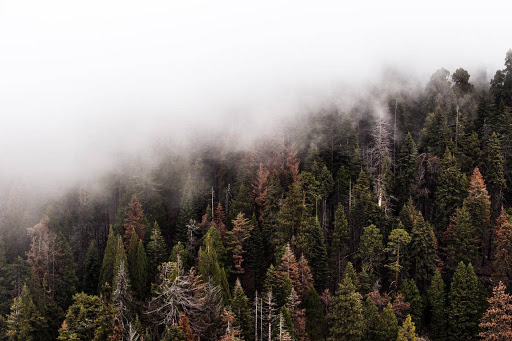
#> input picture day29/wu.jpg, 512 x 341 px
$ python imagedenose.py wu.jpg   (older library calls are emulated)
#> lines starting #> are read from the running program, lines starting #| are printed output that depends on the picture
import cv2
import math
import numpy as np


def DarkChannel(im, sz):
    b, g, r = cv2.split(im)
    dc = cv2.min(cv2.min(r, g), b);
    kernel = cv2.getStructuringElement(cv2.MORPH_RECT, (sz, sz))
    dark = cv2.erode(dc, kernel)
    return dark


def AtmLight(im, dark):
    [h, w] = im.shape[:2]
    imsz = h * w
    numpx = int(max(math.floor(imsz / 1000), 1))
    darkvec = dark.reshape(imsz, 1);
    imvec = im.reshape(imsz, 3);

    indices = darkvec.argsort();
    indices = indices[imsz - numpx::]

    atmsum = np.zeros([1, 3])
    for ind in range(1, numpx):
        atmsum = atmsum + imvec[indices[ind]]

    A = atmsum / numpx;
    return A


def TransmissionEstimate(im, A, sz):
    omega = 0.95;
    im3 = np.empty(im.shape, im.dtype);

    for ind in range(0, 3):
        im3[:, :, ind] = im[:, :, ind] / A[0, ind]

    transmission = 1 - omega * DarkChannel(im3, sz);
    return transmission


def Guidedfilter(im, p, r, eps):
    mean_I = cv2.boxFilter(im, cv2.CV_64F, (r, r));
    mean_p = cv2.boxFilter(p, cv2.CV_64F, (r, r));
    mean_Ip = cv2.boxFilter(im * p, cv2.CV_64F, (r, r));
    cov_Ip = mean_Ip - mean_I * mean_p;

    mean_II = cv2.boxFilter(im * im, cv2.CV_64F, (r, r));
    var_I = mean_II - mean_I * mean_I;

    a = cov_Ip / (var_I + eps);
    b = mean_p - a * mean_I;

    mean_a = cv2.boxFilter(a, cv2.CV_64F, (r, r));
    mean_b = cv2.boxFilter(b, cv2.CV_64F, (r, r));

    q = mean_a * im + mean_b;
    return q;


def TransmissionRefine(im, et):
    gray = cv2.cvtColor(im, cv2.COLOR_BGR2GRAY);
    gray = np.float64(gray) / 255;
    r = 60;
    eps = 0.0001;
    t = Guidedfilter(gray, et, r, eps);

    return t;


def Recover(im, t, A, tx=0.1):
    res = np.empty(im.shape, im.dtype);
    t = cv2.max(t, tx);

    for ind in range(0, 3):
        res[:, :, ind] = (im[:, :, ind] - A[0, ind]) / t + A[0, ind]

    return res


if __name__ == '__main__':
    import sys

    try:
        fn = sys.argv[1]
    except:
        fn = 'demo.jpg'


    def nothing(*argv):
        pass


    src = cv2.imread(fn);
#> src is the input picture: shape (341, 512, 3); mean B, G, R 120.4, 125.3, 131
    I = src.astype('float64') / 255;
    dark = DarkChannel(I, 15);
#> in DarkChannel, `dark = cv2.erode(dc, kernel)`:
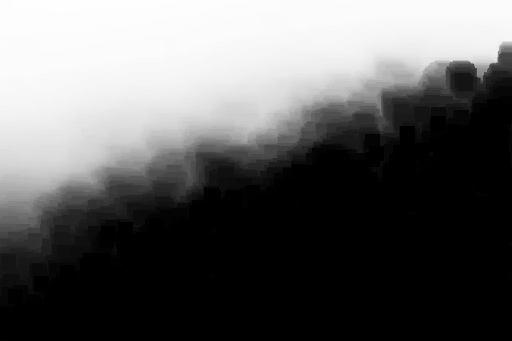
#> dark: shape (341, 512) float64; min 0, max 0.996, mean 0.38
    A = AtmLight(I, dark);
#> in AtmLight, `indices = indices[imsz - numpx::]`: indices = 174 values from 0 to 0
#> the loop in AtmLight, `for ind in range(1, numpx):` made 173 passes
#> atmsum on passes 1 to 3: [[0.992, 0.992, 0.992]], [[1.98, 1.98, 1.98]], [[2.98, 2.98, 2.98]]
#> after the loop in AtmLight, `for ind in range(1, numpx):`: atmsum = [[171.6, 171.6, 171.6]]
#> in AtmLight, `A = atmsum / numpx;`: A = [[0.986, 0.986, 0.986]]
#> A = [[0.986, 0.986, 0.986]]
    te = TransmissionEstimate(I, A, 15);
    t = TransmissionRefine(src, te);
#> in Guidedfilter, `b = mean_p - a * mean_I;`:
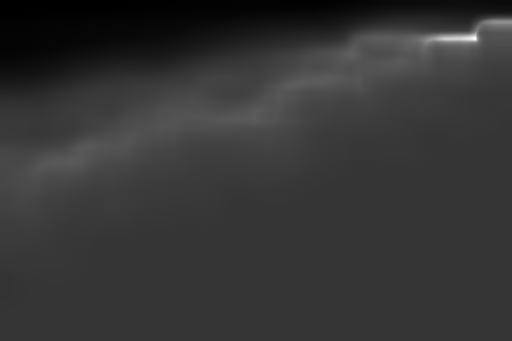
#> b: shape (341, 512) float64; min 0.0568, max 4.53, mean 0.997; drawn with min black and max white
#> in Guidedfilter, `mean_a = cv2.boxFilter(a, cv2.CV_64F, (r, r));`:
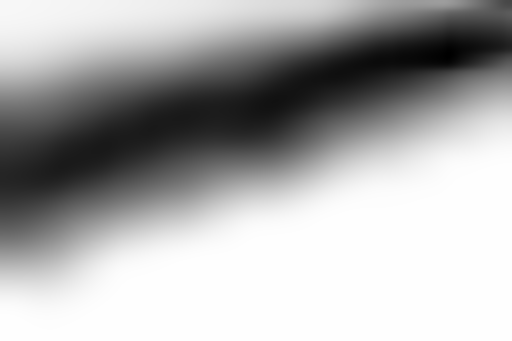
#> mean_a: shape (341, 512) float64; min -1.49, max 0.00208, mean -0.486; drawn with min black and max white
#> in Guidedfilter, `mean_b = cv2.boxFilter(b, cv2.CV_64F, (r, r));`:
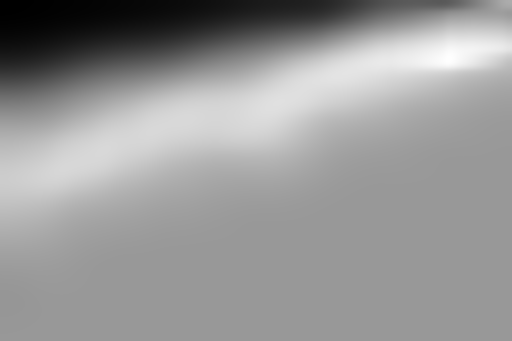
#> mean_b: shape (341, 512) float64; min 0.0836, max 1.61, mean 0.996; drawn with min black and max white
#> in Guidedfilter, `q = mean_a * im + mean_b;`:
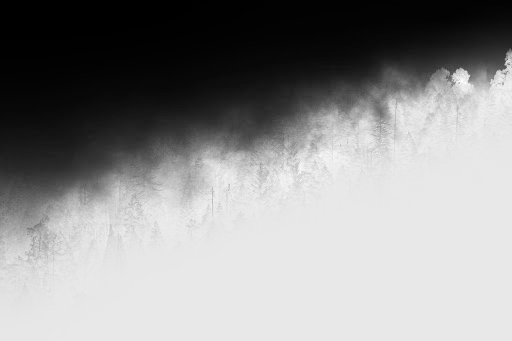
#> q: shape (341, 512) float64; min 0.0442, max 1.09, mean 0.633; drawn with min black and max white
    J = Recover(I, t, A, 0.1);
#> after the loop in Recover, `for ind in range(0, 3):`:
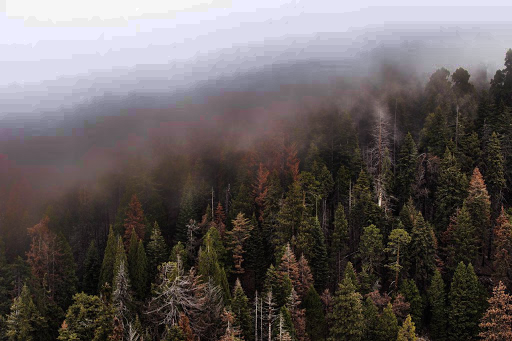
#> res: shape (341, 512, 3) float64; mean B, G, R 0.394, 0.396, 0.426; drawn with min black and max white
    arr = np.hstack((I, J))
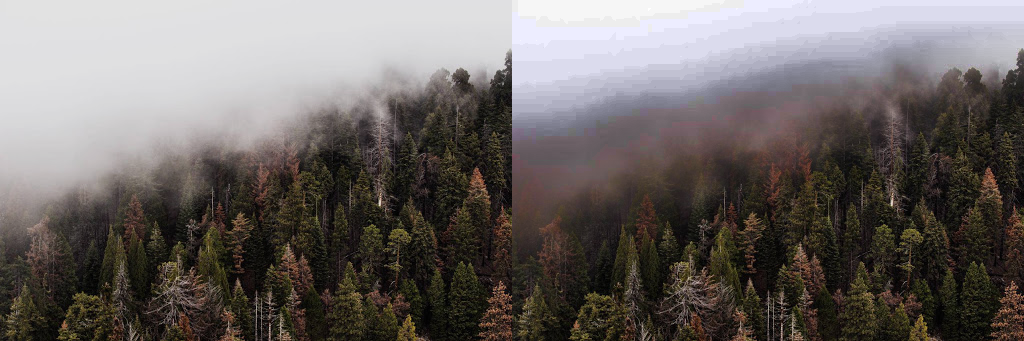
#> arr: shape (341, 1024, 3) float64; mean B, G, R 0.433, 0.444, 0.47; drawn with min black and max white
    cv2.imshow("contrast", arr)
    cv2.imwrite("dehaze.png", J * 255)
    cv2.imwrite("contrast.png", arr * 255);
    cv2.waitKey();
